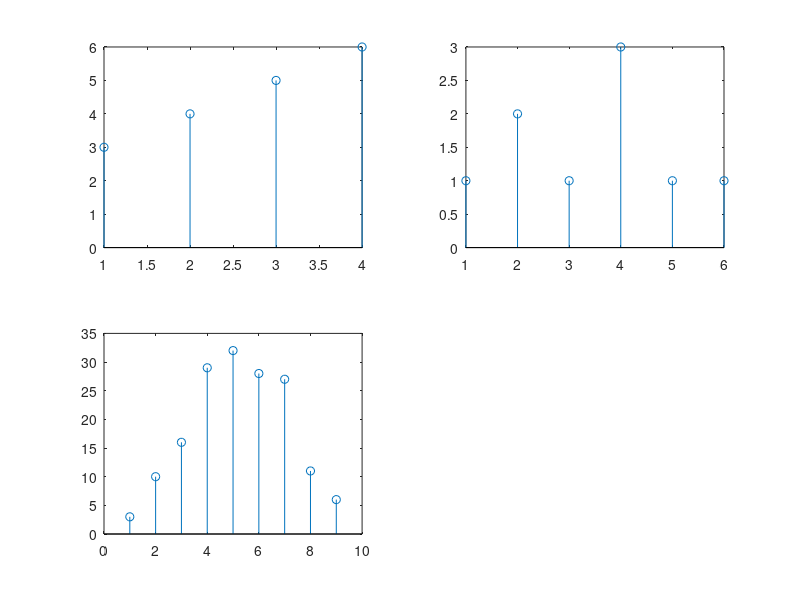

Write MATLAB code to recreate this figure.
clc;
clear;
x= [ 3, 4, 5, 6];
y=[1,2,1,3,1,1];
z= conv(x,y);
subplot(2,2,1);
stem(x);
subplot(2,2,2);
stem(y);
subplot(2,2,3);
stem(z);
